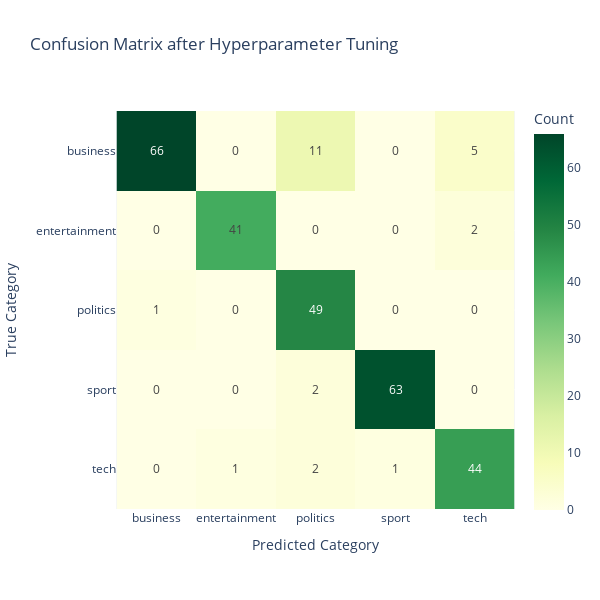

Here is the notebook cell this chart was saved with:
### Code cell
# Use the best parameters to fit the KMeans model
best_kmeans = KMeans(**best_params, random_state=CONFIG['RANDOM_STATE'])
best_kmeans.fit(X_train_svd)
train_clusters = best_kmeans.predict(X_train_svd)
test_clusters = best_kmeans.predict(X_test_svd)
cluster_to_label = map_clusters_to_labels(train_clusters, y_train)
# Predict final labels
y_train_pred = np.array([cluster_to_label[c] for c in train_clusters])
y_test_pred = np.array([cluster_to_label[c] for c in test_clusters])
print("Train accuracy after hyperparameter tuning:", accuracy_score(y_train, y_train_pred))
print("Test accuracy after hyperparameter tuning:", accuracy_score(y_test, y_test_pred))

# confusion matrix after hyperparameter tuning
cm = confusion_matrix(y_test, y_test_pred, labels=np.unique(y_test))
# plot the confusion matrix using plotly
fig = px.imshow(
    cm,
    text_auto=True,
    labels=dict(x="Predicted Category", y="True Category", color="Count"),
    x=np.unique(y_test),
    y=np.unique(y_test),
    color_continuous_scale='YlGn',
    # aspect="auto",
    title="Confusion Matrix after Hyperparameter Tuning",
    width=600,
    height=600
)
fig.show()

### Figure 1 — Plotly figure (JSON) as saved in the notebook; plotly's stock layout.template omitted (floating-point values rounded to 4 significant figures)
{"data": [{"coloraxis": "coloraxis", "hovertemplate": "Predicted Category: %{x}<br>True Category: %{y}<br>Count: %{z}<extra></extra>", "name": "0", "texttemplate": "%{z}", "type": "heatmap", "x": ["business", "entertainment", "politics", "sport", "tech"], "xaxis": "x", "y": ["business", "entertainment", "politics", "sport", "tech"], "yaxis": "y", "z": [[66, 0, 11, 0, 5], [0, 41, 0, 0, 2], [1, 0, 49, 0, 0], [0, 0, 2, 63, 0], [0, 1, 2, 1, 44]]}], "layout": {"coloraxis": {"colorbar": {"title": {"text": "Count"}}, "colorscale": [[0, "rgb(255,255,229)"], [0.125, "rgb(247,252,185)"], [0.25, "rgb(217,240,163)"], [0.375, "rgb(173,221,142)"], [0.5, "rgb(120,198,121)"], [0.625, "rgb(65,171,93)"], [0.75, "rgb(35,132,67)"], [0.875, "rgb(0,104,55)"], [1, "rgb(0,69,41)"]]}, "height": 600, "title": {"text": "Confusion Matrix after Hyperparameter Tuning"}, "width": 600, "xaxis": {"anchor": "y", "constrain": "domain", "domain": [0, 1], "scaleanchor": "y", "title": {"text": "Predicted Category"}}, "yaxis": {"anchor": "x", "autorange": "reversed", "constrain": "domain", "domain": [0, 1], "title": {"text": "True Category"}}}}
